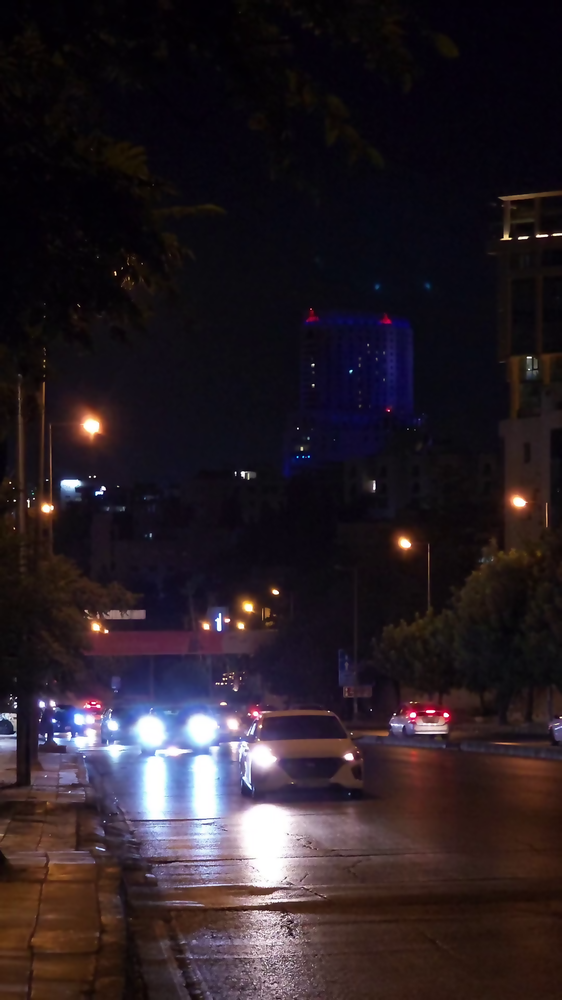
#> input picture VideoSuperResolution/data/processed/denoised/frame_000001.png, 562 x 1000 px, shrunk from 1080 x 1920 before the run; its folder holds only this picture in this run
$ python run_segmentation.py
#> lines starting #> are read from the running program, lines starting #| are printed output that depends on the picture; after the words box and inside, x2 and y2 are one past the last pixel; in counts of white or black regions, pixels touching at a corner belong together
### VideoSuperResolution/src/segmentation/mean_shift.py
import cv2
import numpy as np


class MeanShiftSegmenter:

    def __init__(
        self,
        spatial_radius=20,
        color_radius=30,
        quantization=16
    ):
        """
        Parameters
        ----------
        spatial_radius : int
            Bán kính không gian (sp)

        color_radius : int
            Bán kính màu (sr)

        quantization : int
            Mức lượng tử hóa màu sau Mean Shift.
        """
#> in main, img is the input picture: shape (1000, 562, 3); mean B, G, R 37.2, 30.5, 40.3

        self.spatial_radius = spatial_radius
        self.color_radius = color_radius
        self.quantization = quantization

    def segment(self, image):
        """
        Mean Shift Filtering.

        Parameters
        ----------
        image : np.ndarray

        Returns
        -------
        np.ndarray
            Ảnh sau Mean Shift.
        """

        filtered = cv2.pyrMeanShiftFiltering(
            image,
            sp=self.spatial_radius,
            sr=self.color_radius
        )
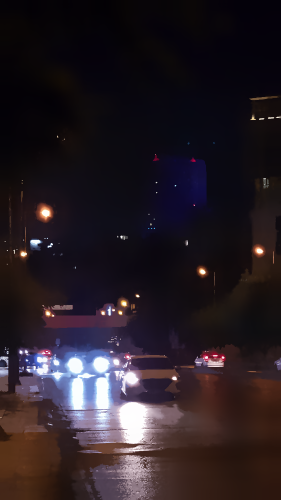
#> filtered: shape (1000, 562, 3) (shown at 1/2 size); mean B, G, R 36.5, 29.9, 39.4

        # Lượng tử hóa màu để giảm số màu và làm rõ các vùng
        segmented = (
            filtered // self.quantization
        ) * self.quantization

        return segmented

    def segmentation_map(self, segmented):
        """
        Sinh Label Map chuẩn: Kết hợp giá trị màu và tính liên thông không gian.
        """
        # Bước 1: Vẫn gom các màu độc nhất toàn cục để có danh sách màu (giống cũ của bạn)
        pixels = segmented.reshape(-1, 3)
        unique_colors, inverse_labels = np.unique(pixels, axis=0, return_inverse=True)
#> unique_colors = 595 rows, first 8: [0, 0, 0], [0, 0, 16], [0, 16, 16], [0, 16, 32], [0, 16, 48], [16, 0, 0], [16, 0, 16], [16, 0, 32]

        # Mảng chứa nhãn cuối cùng (khởi tạo bằng 0)
        final_labels = np.zeros(segmented.shape[:2], dtype=np.int32)
        current_max_label = 0

        # Tạo mask cho ảnh nhãn tạm thời
        temp_labels = inverse_labels.reshape(segmented.shape[:2])
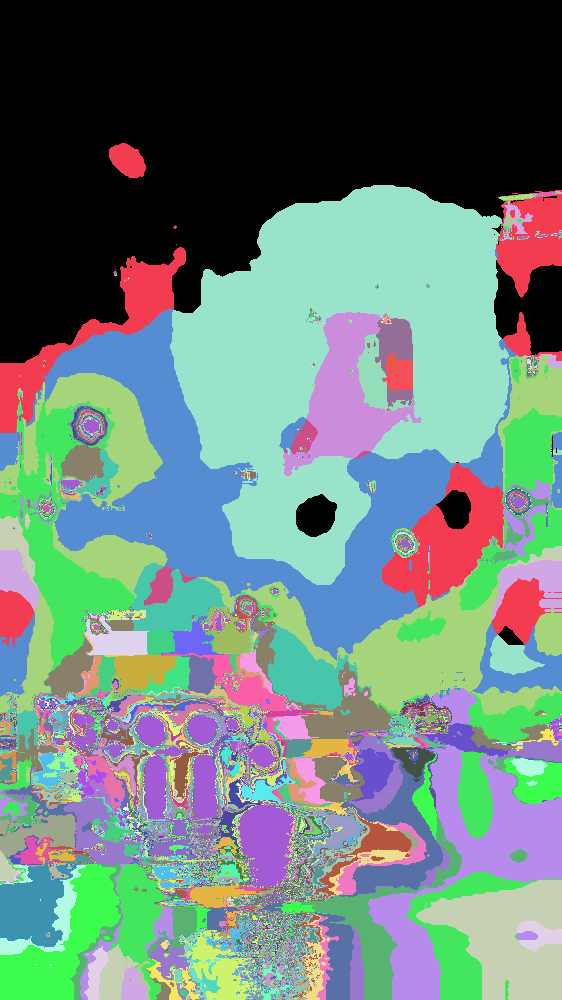
#> temp_labels: shape (1000, 562) int64; 595 distinct labels, from 0 to 594; one colour per label, 0 black

        # Bước 2: Duyệt qua từng màu độc nhất, tách các vùng bị cô lập bằng Connected Components
        for color_idx in range(len(unique_colors)):
            # Tạo mặt nạ nhị phân cho màu hiện tại
            color_mask = (temp_labels == color_idx).astype(np.uint8)

            # Tìm các thành phần liên thông độc lập của màu này
            num_labels, cc_labels = cv2.connectedComponents(color_mask, connectivity=8)

            # Nhãn 0 của cc_labels là vùng nền (không thuộc màu này), ta chỉ lấy từ nhãn 1 trở đi
            for i in range(1, num_labels):
                current_max_label += 1
                final_labels[cc_labels == i] = current_max_label
#> this loop made 595 passes
#> num_labels on passes 1 to 3: 16, 37, 67
#> pass 1, in segmentation_map, `color_mask = (temp_labels == color_idx).astype(np.uint8)`:
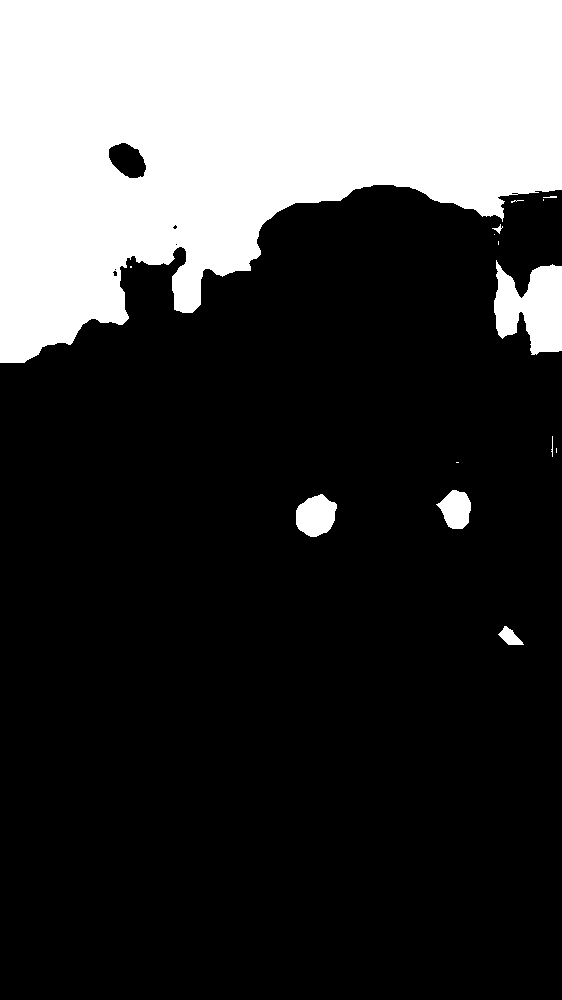
#> color_mask: shape (1000, 562); values 0 (black) and 1 (white), 26% white; 15 white regions (7 under 20 px), largest, box (x1, y1, x2, y2) and area: (0, 0, 562, 363) 138884, (494, 260, 562, 355) 4405, (296, 494, 337, 537) 1296
#> pass 1, in segmentation_map, `num_labels, cc_labels = cv2.connectedComponents(color_mask, connectivi..`:
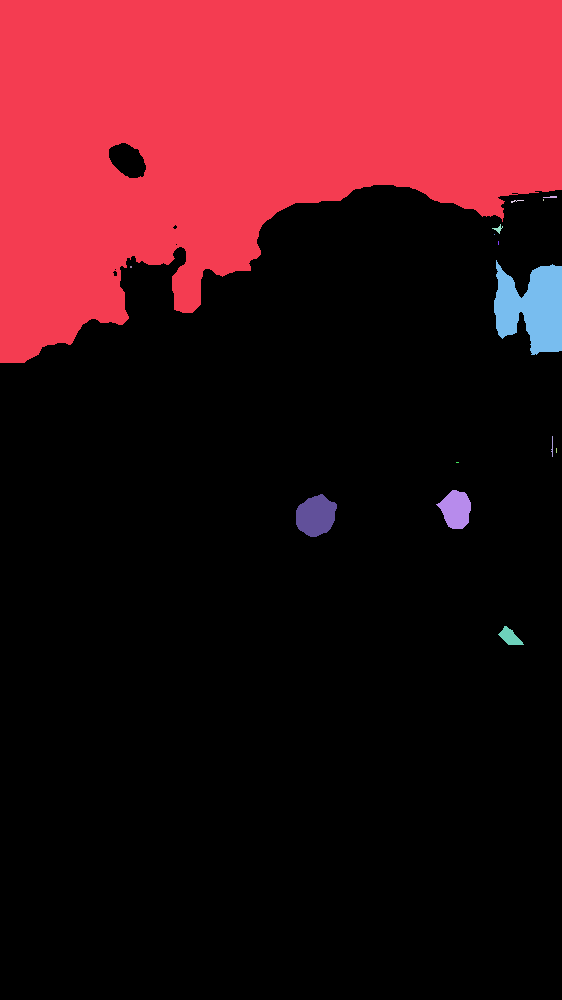
#> cc_labels: shape (1000, 562) int32; 16 distinct labels, from 0 to 15; one colour per label, 0 black
#> after the loop:
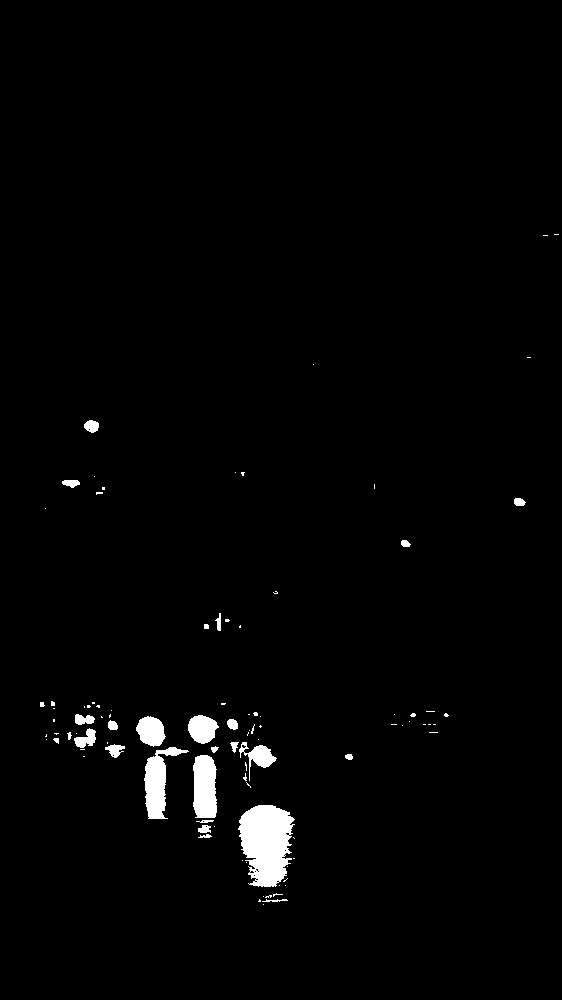
#> color_mask: shape (1000, 562); values 0 (black) and 1 (white), 1.8% white; 95 white regions (68 under 20 px), largest, box (x1, y1, x2, y2) and area: (238, 805, 295, 887) 3379, (144, 747, 189, 819) 1363, (193, 755, 217, 818) 1334
#> after the loop:
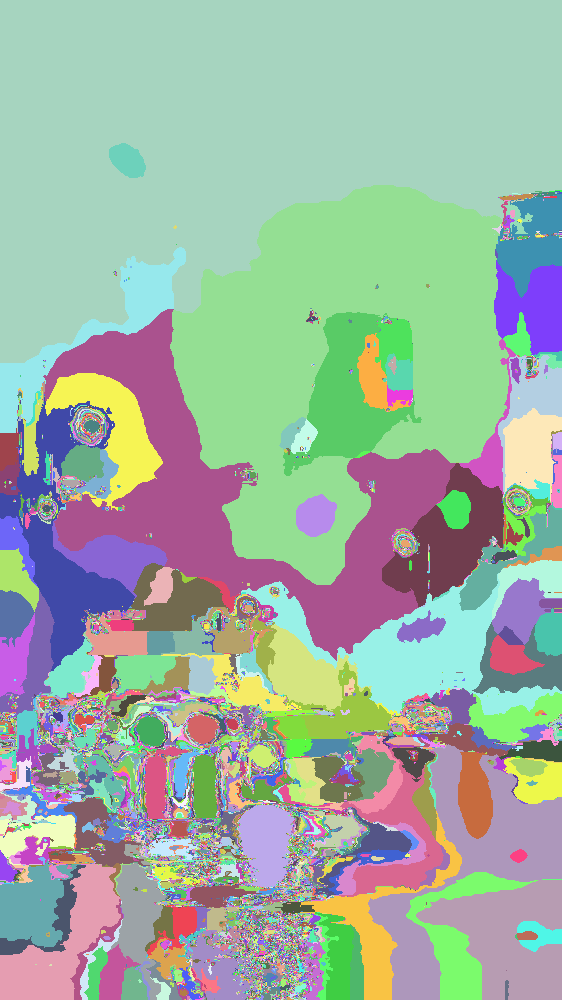
#> final_labels: shape (1000, 562) int32; 16761 distinct labels, from 1 to 16761; one colour per label, 0 black
#> after the loop, current_max_label = 16761

        return final_labels

    def colorize(self, labels):
        """
        Hiển thị Label Map bằng màu.

        Parameters
        ----------
        labels : np.ndarray

        Returns
        -------
        np.ndarray
        """

        labels = labels.astype(np.float32)

        labels = labels / labels.max()

        labels = (labels * 255).astype(np.uint8)

        colored = cv2.applyColorMap(
            labels,
            cv2.COLORMAP_JET
        )
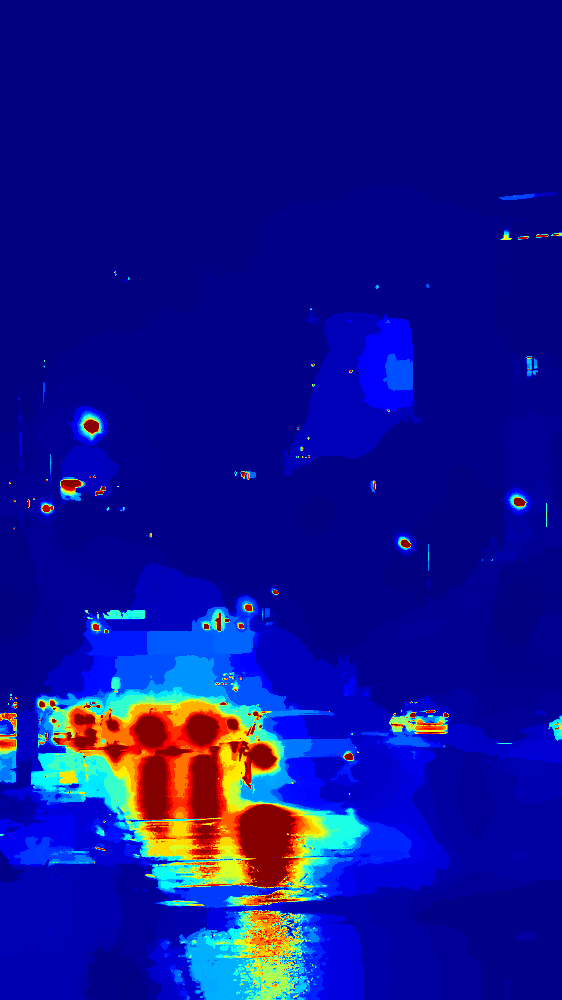
#> colored: shape (1000, 562, 3); mean B, G, R 146.4, 17.9, 13.9

        return colored

    def count_regions(self, labels):
        """
        Đếm số vùng phân đoạn.

        Parameters
        ----------
        labels : np.ndarray

        Returns
        -------
        int
        """

        return len(np.unique(labels))

### VideoSuperResolution/src/segmentation/run_segmentation.py
import os
import csv
import cv2

from .mean_shift import MeanShiftSegmenter


INPUT_DIR = "../../data/processed/denoised"

OUTPUT_ROOT = "../../data/processed/segmentation"

SEGMENTED_DIR = os.path.join(OUTPUT_ROOT, "segmented")
LABEL_DIR = os.path.join(OUTPUT_ROOT, "label_map")


def main():

    os.makedirs(SEGMENTED_DIR, exist_ok=True)
    os.makedirs(LABEL_DIR, exist_ok=True)

    segmenter = MeanShiftSegmenter(
        spatial_radius=20,
        color_radius=30,
        quantization=16
    )

    files = sorted(os.listdir(INPUT_DIR))

    statistics = []

    for file in files:

        if not file.endswith(".png"):
            continue

        img = cv2.imread(
            os.path.join(INPUT_DIR, file)
        )

        segmented = segmenter.segment(img)

        labels = segmenter.segmentation_map(segmented)

        colored = segmenter.colorize(labels)

        regions = segmenter.count_regions(labels)
#> regions = 16761

        cv2.imwrite(
            os.path.join(
                SEGMENTED_DIR,
                file
            ),
            segmented
        )

        cv2.imwrite(
            os.path.join(
                LABEL_DIR,
                file
            ),
            colored
        )

        statistics.append([file, regions])

        print(f"{file}: {regions} regions")
#| frame_000001.png: 16761 regions

    with open(
        os.path.join(OUTPUT_ROOT, "regions.csv"),
        "w",
        newline=""
    ) as f:

        writer = csv.writer(f)

        writer.writerow(
            ["Frame", "Number of Regions"]
        )

        writer.writerows(statistics)

    print("Done")


if __name__ == "__main__":

    main()

$ run again, on VideoSuperResolution/data/processed/denoised/frame_000005.png
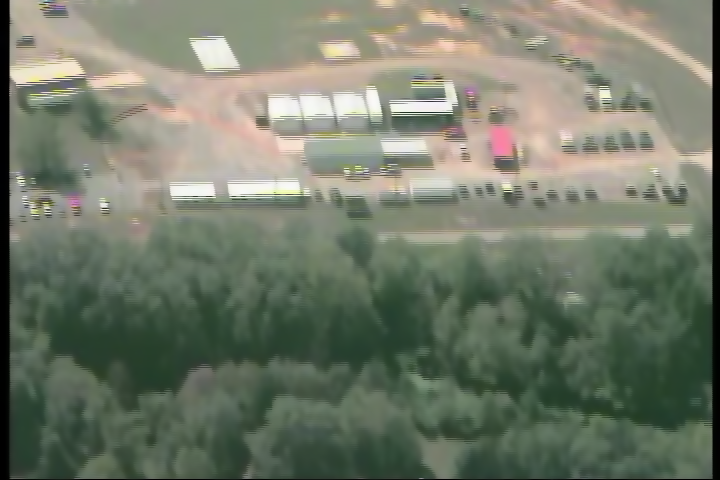
#> input picture VideoSuperResolution/data/processed/denoised/frame_000005.png, 720 x 480 px
#> in main, img is the input picture: shape (480, 720, 3); mean B, G, R 105.6, 122.3, 115
#> unique_colors = 163 rows, first 8: [0, 0, 0], [0, 16, 0], [16, 32, 16], [16, 32, 32], [16, 48, 32], [16, 64, 64], [16, 80, 80], [16, 80, 96]
#> temp_labels: shape (480, 720) int64; 163 distinct labels, from 0 to 162
#> the loop in segmentation_map, `for color_idx in range(len(unique_colors)):` made 163 passes
#> num_labels on passes 1 to 3: 3, 5, 14
#> after the loop in segmentation_map, `for color_idx in range(len(unique_colors)):`:
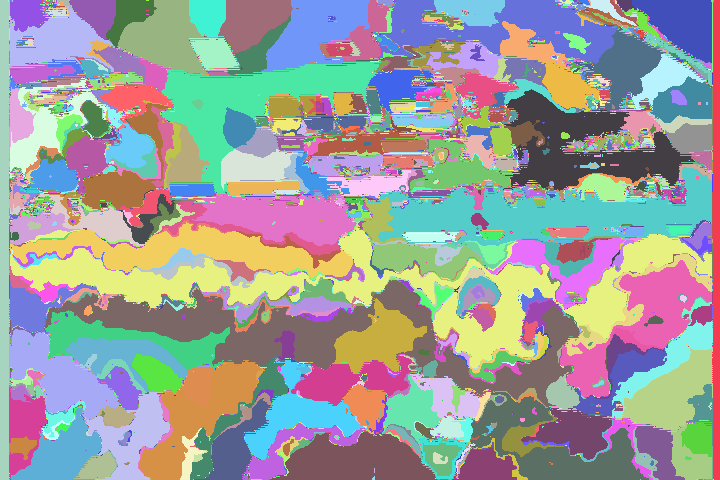
#> final_labels: shape (480, 720) int32; 8149 distinct labels, from 1 to 8149; one colour per label, 0 black
#> after the loop in segmentation_map, `for color_idx in range(len(unique_colors)):`: current_max_label = 8149
#> in colorize, `colored = cv2.applyColorMap( labels, cv2.COLORMAP_JET )`:
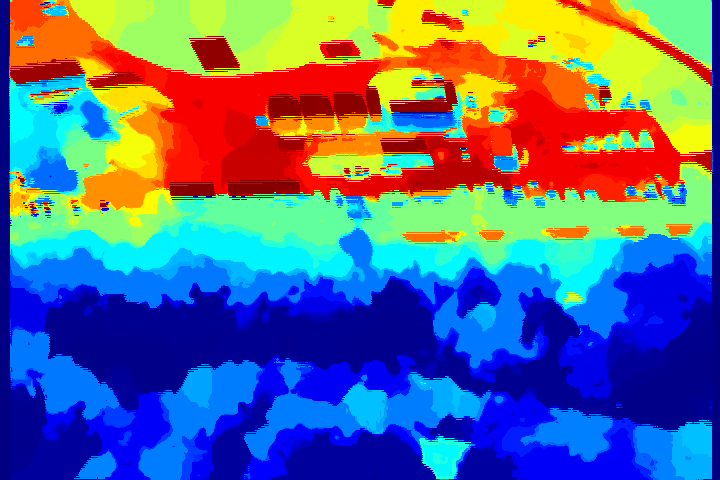
#> colored: shape (480, 720, 3); mean B, G, R 137.1, 108.6, 90
#| frame_000005.png: 8149 regions

$ run again, on VideoSuperResolution/data/processed/denoised/frame_000006.png
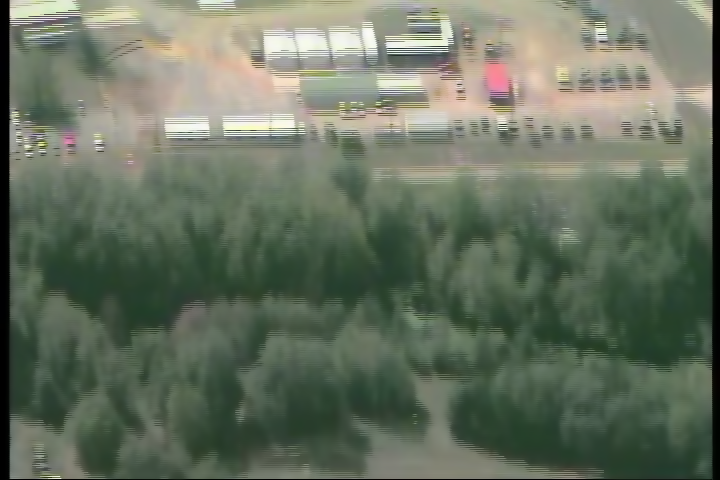
#> input picture VideoSuperResolution/data/processed/denoised/frame_000006.png, 720 x 480 px
#> in main, img is the input picture: shape (480, 720, 3); mean B, G, R 96.3, 113.7, 103.4
#> unique_colors = 133 rows, first 8: [0, 0, 0], [0, 0, 16], [0, 16, 0], [0, 16, 16], [16, 16, 16], [16, 32, 16], [16, 64, 64], [32, 32, 16]
#> temp_labels: shape (480, 720) int64; 133 distinct labels, from 0 to 132
#> the loop in segmentation_map, `for color_idx in range(len(unique_colors)):` made 133 passes
#> num_labels on passes 1 to 8: 3, 2, 12, 2, 15, 31, 3, 2
#> after the loop in segmentation_map, `for color_idx in range(len(unique_colors)):`:
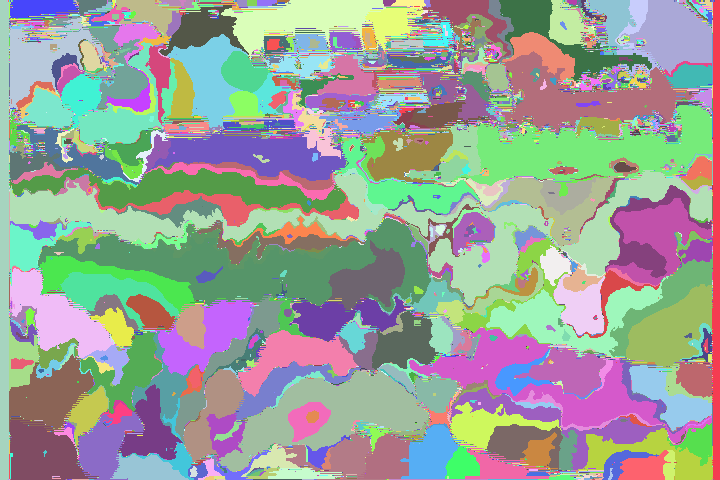
#> final_labels: shape (480, 720) int32; 8446 distinct labels, from 1 to 8446; one colour per label, 0 black
#> after the loop in segmentation_map, `for color_idx in range(len(unique_colors)):`: current_max_label = 8446
#> in colorize, `colored = cv2.applyColorMap( labels, cv2.COLORMAP_JET )`:
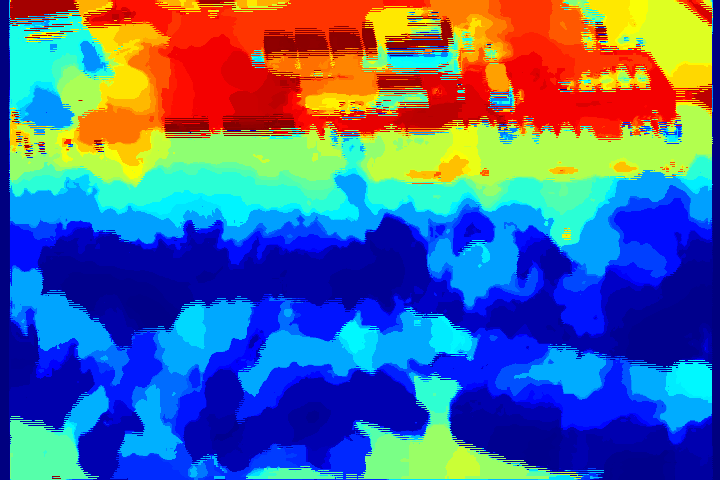
#> colored: shape (480, 720, 3); mean B, G, R 149.7, 103.7, 77.3
#| frame_000006.png: 8446 regions
